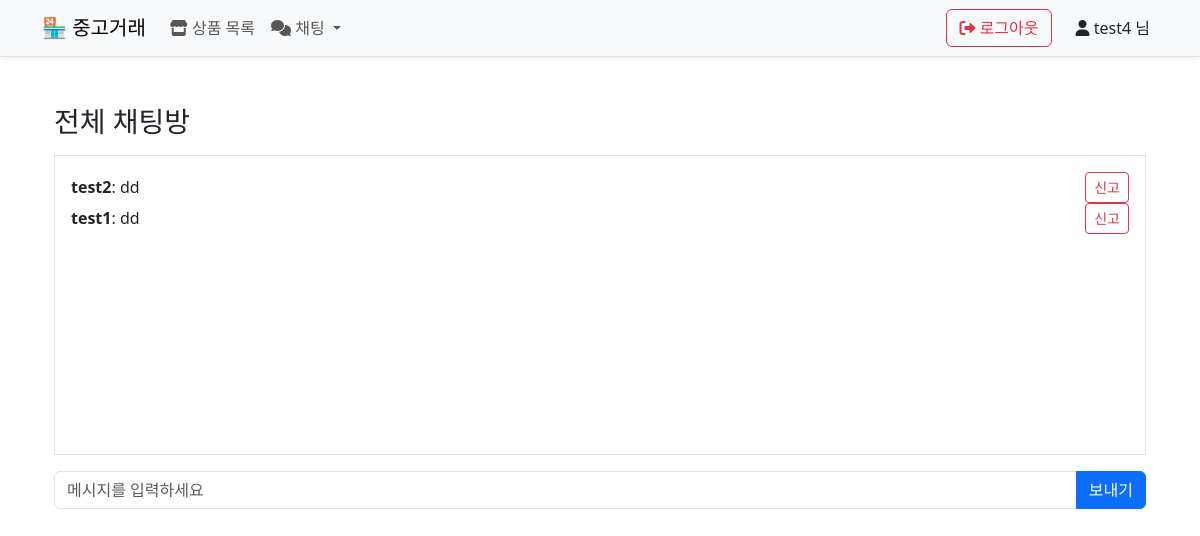
Before: /chat/global_chat/ (signed in) with the older database file.
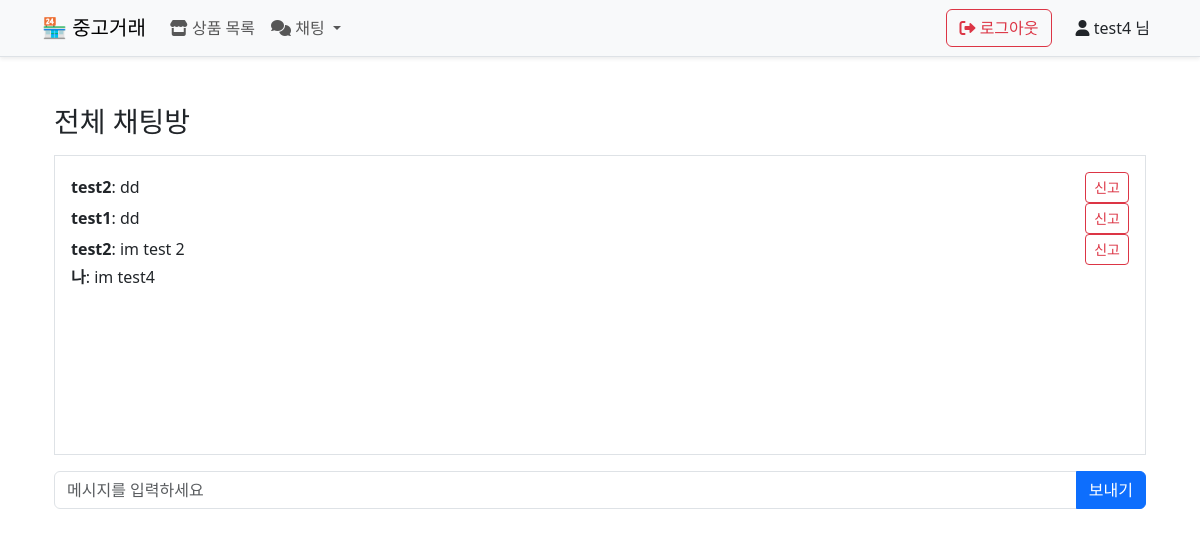
After: the same page with the newer database file.
### chat/models.py (models this page shows)
class Chat(models.Model):
    sender = models.ForeignKey(CustomUser, related_name='sent_messages', on_delete=models.CASCADE)
    receiver = models.ForeignKey(CustomUser, related_name='received_messages', on_delete=models.CASCADE, null=True, blank=True)
    message = models.TextField()
    created_at = models.DateTimeField(auto_now_add=True)
    is_hidden = models.BooleanField(default=False)
    class Meta:
        ordering = ['created_at']

### accounts/models.py (models this page shows)
class CustomUser(AbstractUser):
    bio = models.TextField(blank=True)
    account_number = models.CharField(max_length=30, blank=True)
    is_admin = models.BooleanField(default=False)
    is_active = models.BooleanField(default=True)

### chat/views.py (the view)
# urls.py: path('global_chat/', views.global_chat_view, name='global_chat'),  # /chat/global_chat/
@login_required
def global_chat_view(request):
    chats = Chat.objects.filter(
        receiver__isnull=True,
        is_hidden=False,
        sender__is_active=True  # 활성화된 사용자의 메시지만 표시
    ).order_by('created_at')
    return render(request, 'chat/global_chat.html', {
        'user_id': request.user.id,
        'chats': chats,
    })

### templates/chat/global_chat.html (shortened to what this page needs)
{% extends 'base.html' %}
{% block content %}
<div class="container mt-5">
  <h3 class="mb-3">전체 채팅방</h3>
  <div id="chat-log" class="border p-3 mb-3" style="height: 300px; overflow-y: auto;">
    {% for chat in chats %}
      <div class="d-flex justify-content-between align-items-center">
        <div>
          <strong>{% if chat.sender.id == user_id %}나{% else %}{{ chat.sender.username }}{% endif %}</strong>: {{ chat.message }}
        </div>
        {% if chat.sender.id != user_id %}
          <button class="btn btn-sm btn-outline-danger report-btn" data-chat-id="{{ chat.id }}" data-user-id="{{ chat.sender.id }}" data-bs-toggle="modal" data-bs-target="#reportModal">
            신고
          </button>
        {% endif %}
      </div>
    {% endfor %}
  </div>
  <div class="input-group">
    <input id="chat-message-input" type="text" class="form-control" placeholder="메시지를 입력하세요">
    <button id="chat-message-submit" class="btn btn-primary">보내기</button>
  </div>
</div>
{% endblock %}

Changed rows visible on the page:
added Chat: sender.username "test2", message "im test 2"
added Chat: shows "나", message "im test4"
